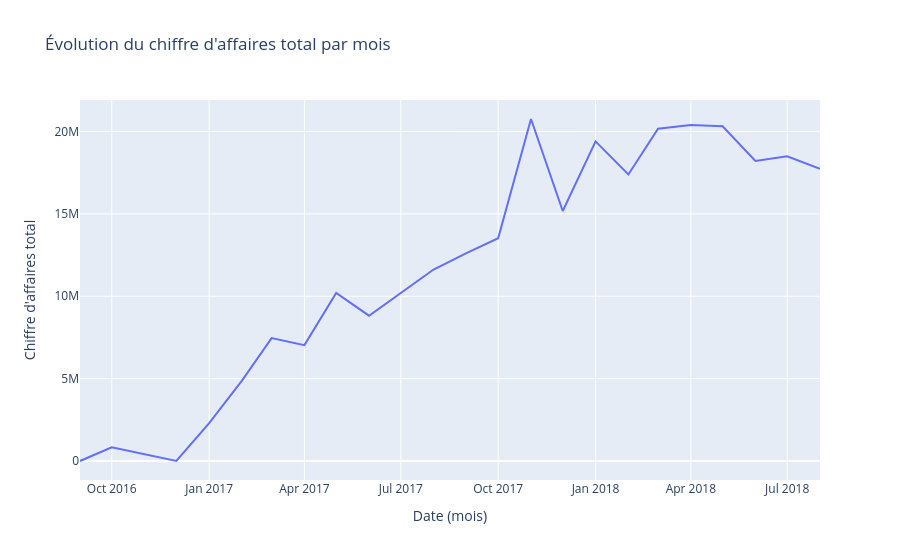

The code cell stored with this chart in its notebook:
### Code cell
import pandas as pd
import plotly.express as px

# Supposons que df_analyse est déjà chargé depuis ta requête SQL
# On va faire un regroupement par année et mois (en ignorant day_of_week NULL)
df_monthly = df_analyse.dropna(subset=['year', 'month']).groupby(['year', 'month'], as_index=False).agg({
    'total_revenue': 'sum',
    'order_count': 'sum',
    'avg_order_value': 'mean'  # Moyenne pondérée serait mieux, mais ici simple moyenne
})

# Créer une colonne 'year-month' lisible pour l'axe des x
df_monthly['year_month'] = pd.to_datetime(df_monthly['year'].astype(int).astype(str) + '-' + df_monthly['month'].astype(int).astype(str) + '-01')

# Graphique : Total revenue par mois
fig = px.line(df_monthly, x='year_month', y='total_revenue',
              title='Évolution du chiffre d\'affaires total par mois',
              labels={'year_month': 'Date (mois)', 'total_revenue': 'Chiffre d\'affaires total'})

fig.show()

### Figure 1 — Plotly figure (JSON) as saved in the notebook; plotly's stock layout.template omitted (floating-point values rounded to 4 significant figures)
{"data": [{"hovertemplate": "Date (mois)=%{x}<br>Chiffre d'affaires total=%{y}<extra></extra>", "legendgroup": "", "line": {"color": "#636efa", "dash": "solid"}, "marker": {"symbol": "circle"}, "mode": "lines", "name": "", "orientation": "v", "showlegend": false, "type": "scatter", "x": ["2016-09-01T00:00:00.000000000", "2016-10-01T00:00:00.000000000", "2016-12-01T00:00:00.000000000", "2017-01-01T00:00:00.000000000", "2017-02-01T00:00:00.000000000", "2017-03-01T00:00:00.000000000", "2017-04-01T00:00:00.000000000", "2017-05-01T00:00:00.000000000", "2017-06-01T00:00:00.000000000", "2017-07-01T00:00:00.000000000", "2017-08-01T00:00:00.000000000", "2017-09-01T00:00:00.000000000", "2017-10-01T00:00:00.000000000", "2017-11-01T00:00:00.000000000", "2017-12-01T00:00:00.000000000", "2018-01-01T00:00:00.000000000", "2018-02-01T00:00:00.000000000", "2018-03-01T00:00:00.000000000", "2018-04-01T00:00:00.000000000", "2018-05-01T00:00:00.000000000", "2018-06-01T00:00:00.000000000", "2018-07-01T00:00:00.000000000", "2018-08-01T00:00:00.000000000"], "xaxis": "x", "y": [2582.0, 836800.0, 353.2, 2295000.0, 4882000.0, 7458000.0, 7035000.0, 10200000.0, 8821000.0, 10190000.0, 11620000.0, 12620000.0, 13520000.0, 20760000.0, 15180000.0, 19400000.0, 17390000.0, 20170000.0, 20390000.0, 20320000.0, 18220000.0, 18500000.0, 17740000.0], "yaxis": "y"}], "layout": {"legend": {"tracegroupgap": 0}, "title": {"text": "Évolution du chiffre d'affaires total par mois"}, "xaxis": {"anchor": "y", "domain": [0, 1], "title": {"text": "Date (mois)"}}, "yaxis": {"anchor": "x", "domain": [0, 1], "title": {"text": "Chiffre d'affaires total"}}}}
